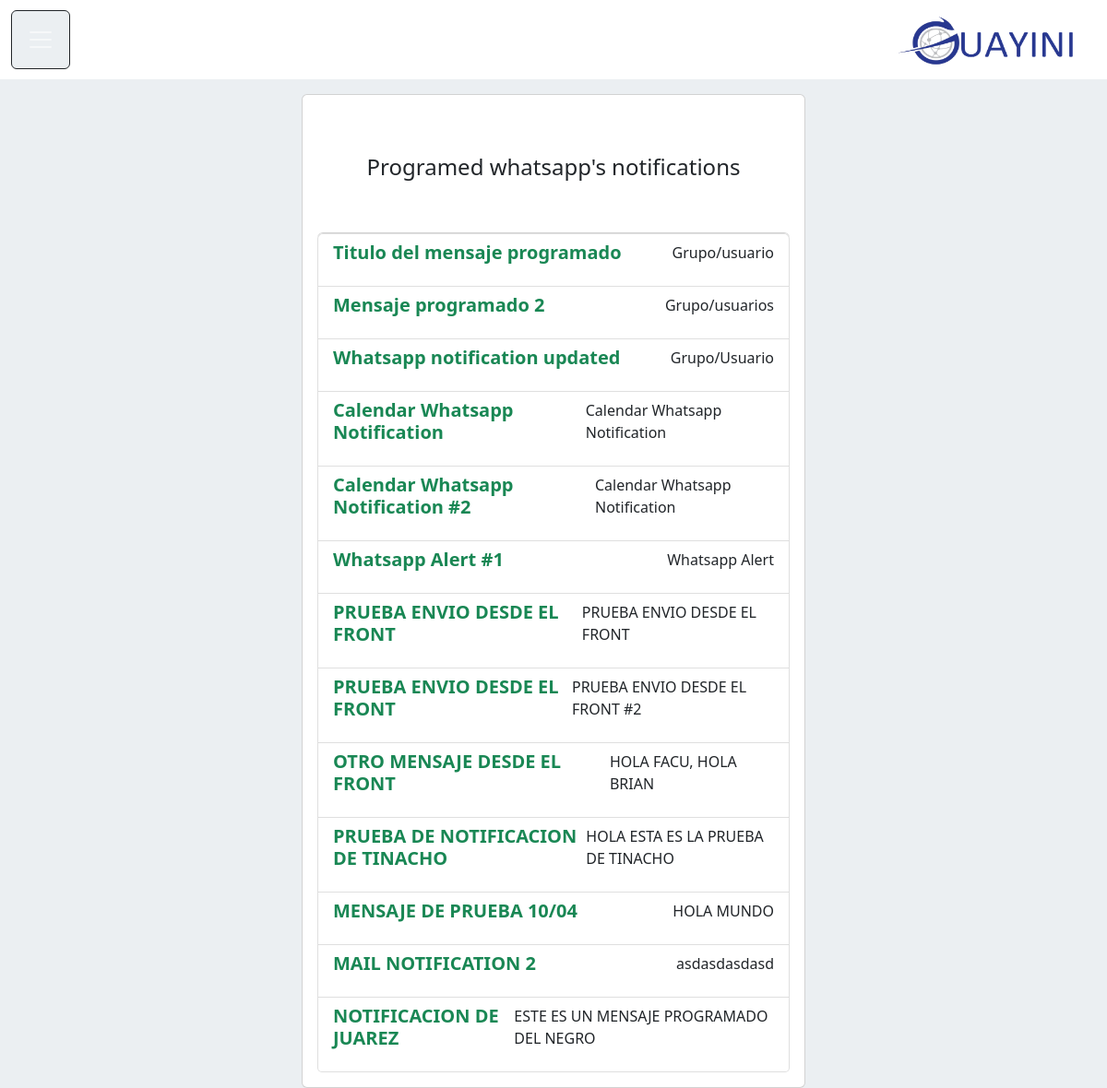
/tasks/ (signed in), run on an earlier commit of the app's database.
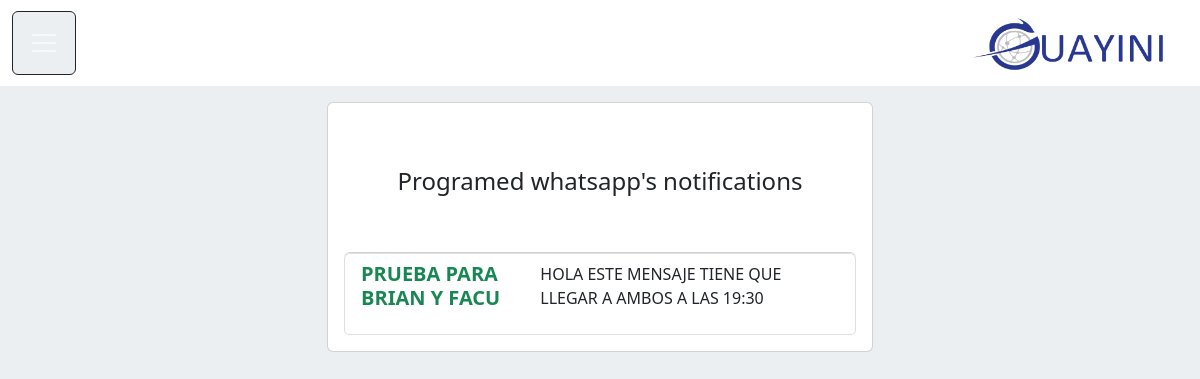
And on a later commit of the database.
### tasks/models.py (models this page shows, shortened)
class Task(models.Model):
    tittle = models.CharField(max_length=100)
    message = models.TextField(blank=True)
    created = models.DateTimeField(auto_now_add=True)
    datecompleted = models.DateTimeField(null=True, blank = True)
    dateprogramed = models.DateTimeField(null = True, blank = True)
    important = models.BooleanField(default=False)
    to = models.TextField(blank=True)
    user = models.ForeignKey(User, on_delete=models.CASCADE)

### tasks/views.py (the view)
# urls.py: path('tasks/', views.tasks, name='tasks'),
@login_required
def tasks(request):
    tasks = Task.objects.filter(user=request.user)
    return render(request, 'tasks.html', {'tasks': tasks})

### tasks/templates/tasks.html
{% extends 'base.html' %}
{% block content %}
  <main class="container">
    <div class="row">
      <div class="col-md-6 offset-md-3">
        <div class="card card-body mt-3">
          <h4 class="text-center display-7 py-5 text-dark">Programed whatsapp's notifications</h4>
          <ul class="list-group">
              {% for task in tasks %}
              <a class="list-group-item" href="{% url 'task_detail' task.id %}">
                <header class="d-flex justify-content-between">
                  {% if task.important %}
                  <h5 class="fw-bold text-success display-9">{{task.tittle}}</h5>
                  {% else %}
                  <h5 class="fw-bold text-success display-9">{{task.tittle}}</h5>
                  {% endif %}
                  <p>{{task.message}}</p>
                </header>
              </a>
              {% endfor %}
            </ul>
        </div>
      </div>
    </div>
  </main>
{% endblock %}

### tasks/templates/base.html (shortened to what this page needs)
{% load static %}
<!DOCTYPE html>
<html lang="en">
<head>
    <link rel="stylesheet" href="https://cdn.jsdelivr.net/npm/bootstrap@5.2.0/dist/css/bootstrap.min.css">
    <link rel="stylesheet" href="https://cdn.jsdelivr.net/npm/bootstrap-icons@1.10.3/font/bootstrap-icons.css">
    <link rel="stylesheet" type="text/css" href="{% static 'css/styles.css' %}">
    <link rel="stylesheet" href="https://cdnjs.cloudflare.com/ajax/libs/bootstrap-datepicker/1.9.0/css/bootstrap-datepicker.min.css" />
    <link rel="stylesheet" href="https://cdnjs.cloudflare.com/ajax/libs/fullcalendar/3.10.2/fullcalendar.min.css" />
</head>
<body class="bg-image " style="background-color: #EBEFF2;">
    <nav class="navbar navbar-dark" style="background-color: #FFFFFF ">
        <div class="container-fluid">
          <button class="navbar-toggler p-3 border-dark" style="background-color: #EBEFF2;" type="button" data-bs-toggle="offcanvas" data-bs-target="#menuLateral">
          <span class="navbar-toggler-icon "></span>
          </button>
          <a class="navbar-brand" href="/">
            <img src="/static/images/LOGO GUAYINI ESCRITO FONDO TRANSPARENTE.png" width="200" height="60" class="d-inline-block align-top" alt="Logo de mi sitio web">
          </a>
        </div>
      </nav>
{% block content %}
{% endblock %}
</body>
</html>

What changed in the data, as far as the page shows it:
removed Task: tittle "Titulo del mensaje programado", message "Grupo/usuario"
removed Task: tittle "Mensaje programado 2", message "Grupo/usuarios"
removed Task: tittle "Whatsapp notification updated", message "Grupo/Usuario"
removed Task: tittle "Calendar Whatsapp Notification", message "Calendar Whatsapp Notification"
removed Task: tittle "Calendar Whatsapp Notification #2", message "Calendar Whatsapp Notification"
removed Task: tittle "Whatsapp Alert #1", message "Whatsapp Alert"
removed Task: tittle "PRUEBA ENVIO DESDE EL FRONT", message "PRUEBA ENVIO DESDE EL FRONT"
removed Task: tittle "PRUEBA ENVIO DESDE EL FRONT", message "PRUEBA ENVIO DESDE EL FRONT #2"
removed Task: tittle "OTRO MENSAJE DESDE EL FRONT", message "HOLA FACU, HOLA BRIAN"
removed Task: tittle "PRUEBA DE NOTIFICACION DE TINACHO", message "HOLA ESTA ES LA PRUEBA DE TINACHO"
removed Task: tittle "MENSAJE DE PRUEBA 10/04", message "HOLA MUNDO"
removed Task: tittle "MAIL NOTIFICATION 2", message "asdasdasdasd"
removed Task: tittle "NOTIFICACION DE JUAREZ", message "ESTE ES UN MENSAJE PROGRAMADO DEL NEGRO"
added Task: tittle "PRUEBA PARA BRIAN Y FACU", message "HOLA ESTE MENSAJE TIENE QUE LLEGAR A AMBOS A LAS 19:30"
